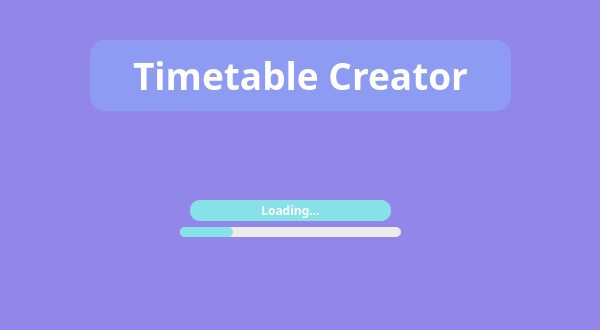
<?xml version="1.0" encoding="UTF-8"?>
<ui version="4.0">
 <class>MainWindow</class>
 <widget class="QMainWindow" name="MainWindow">
  <property name="geometry">
   <rect>
    <x>0</x>
    <y>0</y>
    <width>600</width>
    <height>330</height>
   </rect>
  </property>
  <property name="mouseTracking">
   <bool>false</bool>
  </property>
  <property name="windowTitle">
   <string>MainWindow</string>
  </property>
  <property name="styleSheet">
   <string notr="true">QWidget{
	background-color: #9287E8;
	border-radius: 10px;
}

</string>
  </property>
  <widget class="QWidget" name="centralwidget">
   <widget class="QLabel" name="titleLabel">
    <property name="geometry">
     <rect>
      <x>90</x>
      <y>40</y>
      <width>421</width>
      <height>71</height>
     </rect>
    </property>
    <property name="font">
     <font>
      <family>Archivo Black</family>
      <pointsize>28</pointsize>
      <weight>75</weight>
      <italic>false</italic>
      <bold>true</bold>
      <underline>false</underline>
     </font>
    </property>
    <property name="styleSheet">
     <string notr="true">color: rgb(255, 255, 255);
background-color: #8D9CF2;
border-radius: 15px;</string>
    </property>
    <property name="text">
     <string>Timetable Creator</string>
    </property>
    <property name="alignment">
     <set>Qt::AlignCenter</set>
    </property>
    <property name="wordWrap">
     <bool>false</bool>
    </property>
   </widget>
   <widget class="QProgressBar" name="progressBar">
    <property name="geometry">
     <rect>
      <x>180</x>
      <y>227</y>
      <width>221</width>
      <height>10</height>
     </rect>
    </property>
    <property name="styleSheet">
     <string notr="true">QProgressBar {
	border-radius: 5px;
	text-align: center;
	background-color: #ECECED;
	color: white;
	size: 0px;
}
QProgressBar::chunk {
	border-radius: 5px;
	background-color: #87E2E8;
}</string>
    </property>
    <property name="value">
     <number>24</number>
    </property>
    <property name="textVisible">
     <bool>false</bool>
    </property>
   </widget>
   <widget class="QLabel" name="label">
    <property name="geometry">
     <rect>
      <x>190</x>
      <y>200</y>
      <width>201</width>
      <height>21</height>
     </rect>
    </property>
    <property name="font">
     <font>
      <family>Nunito Sans</family>
      <weight>75</weight>
      <bold>true</bold>
     </font>
    </property>
    <property name="styleSheet">
     <string notr="true">border-radius: 10px;
background-color: #87E2E8;
color: white</string>
    </property>
    <property name="text">
     <string>Loading...</string>
    </property>
    <property name="alignment">
     <set>Qt::AlignCenter</set>
    </property>
   </widget>
  </widget>
 </widget>
 <resources/>
 <connections/>
</ui>
